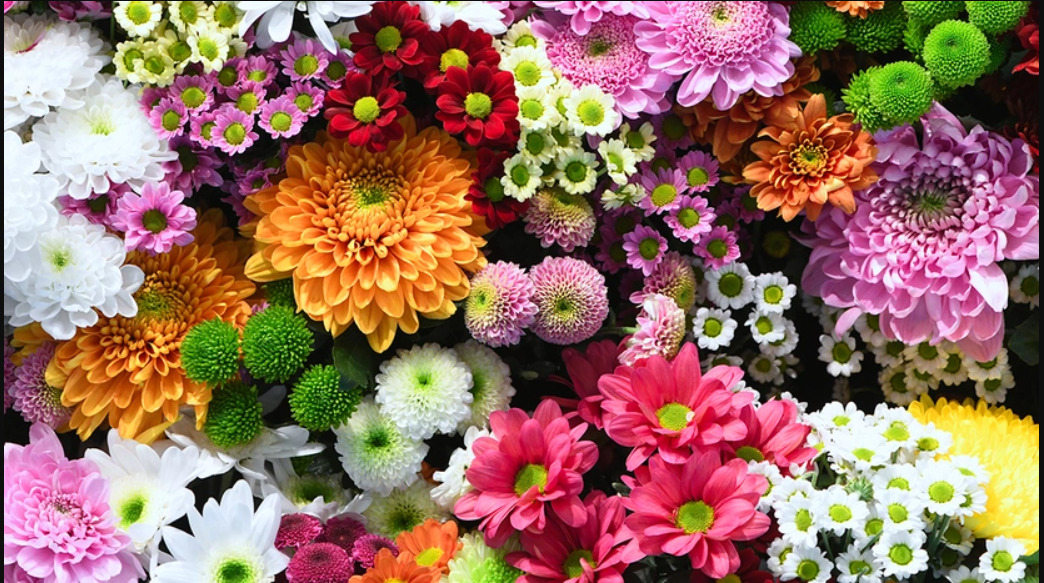
#> input picture ex7/image.jpg, 1044 x 583 px
$ python ex7.py
#> lines starting #> are read from the running program, lines starting #| are printed output that depends on the picture
import cv2
import matplotlib.pyplot as plt

# Step 1: Read the image
image_path = 'image.jpg'  # Provide your image path here
image = cv2.imread(image_path, cv2.IMREAD_GRAYSCALE)
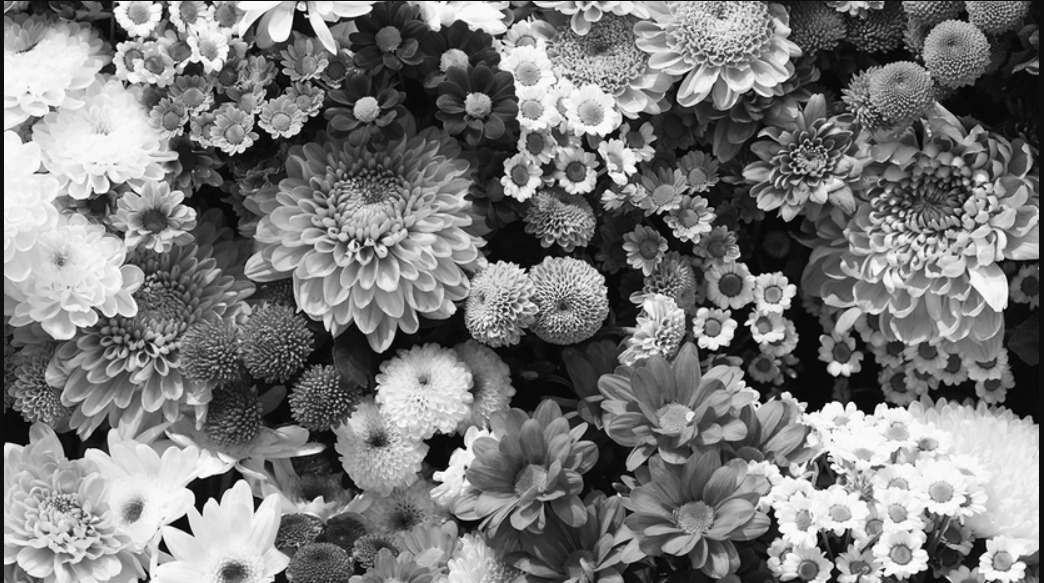
#> image: shape (583, 1044); min 0, max 255, mean 122.6

# Step 2: Apply GaussianBlur to reduce noise (important for edge detection)
blurred_image = cv2.GaussianBlur(image, (5, 5), 0)

# Step 3: Use Canny edge detector
edges = cv2.Canny(blurred_image, 100, 200)
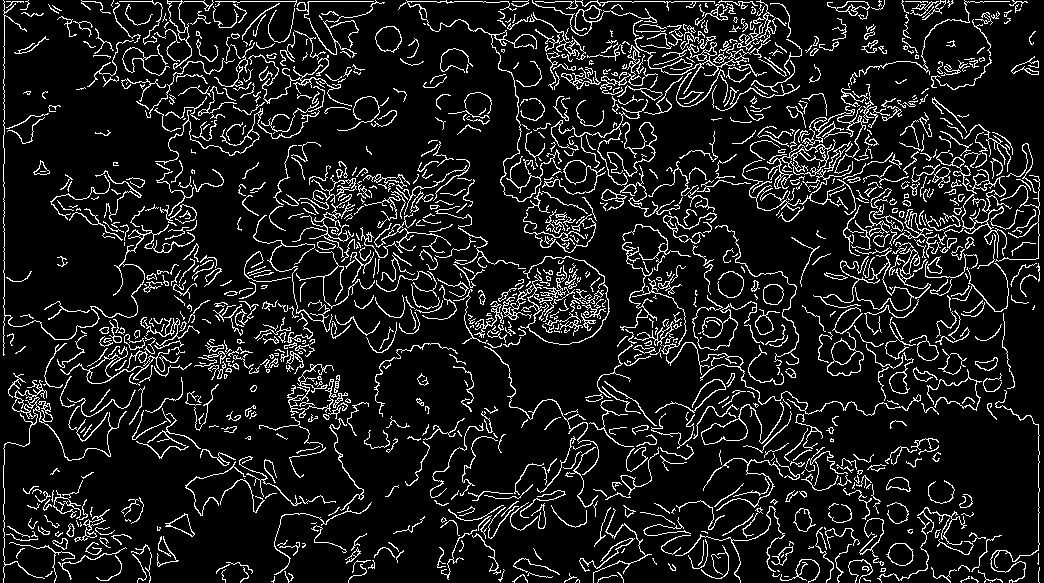
#> edges: shape (583, 1044); 11% white in thin lines or dots

# Step 4: Display the original and edge-detected images
plt.figure(figsize=(10, 5))

# Original image
plt.subplot(1, 2, 1)
plt.title("Original Image")
plt.imshow(image, cmap='gray')
plt.axis('off')

# Edge detected image
plt.subplot(1, 2, 2)
plt.title("Edge Detected Image")
plt.imshow(edges, cmap='gray')
plt.axis('off')

plt.show()
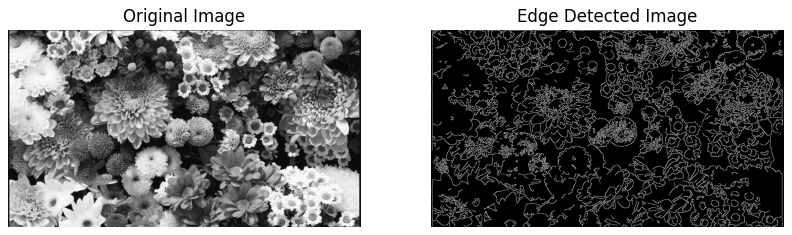
#> figure drawn by matplotlib, 2 panels
